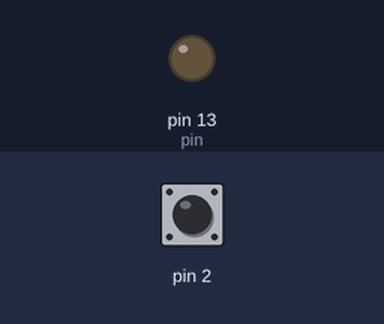
The sketch below on a simulated Arduino Uno, built with avr-gcc and run on an emulated ATmega328P. On the bench: output pins drawn as LEDs (lit = HIGH). Dashed ring = blinking. The test bench sets the inputs (shaded band); at power-on: pin 2 HIGH. What the sketch prints to the serial monitor is not drawn.

Above: at 1.2 s.
1.3 s: pin 2 driven LOW
At 2.3 s:
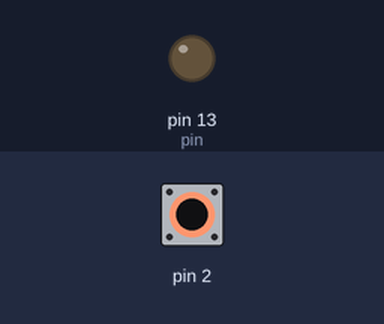
2.8 s: pin 2 pulsed HIGH 5 times (0.12 s each, 0.3 s apart)
At 3.4 s:
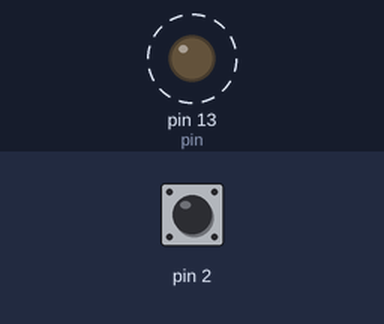
5.8 s: pin 2 pulsed HIGH 2 times (0.12 s each, 0.3 s apart)
At 6.5 s:
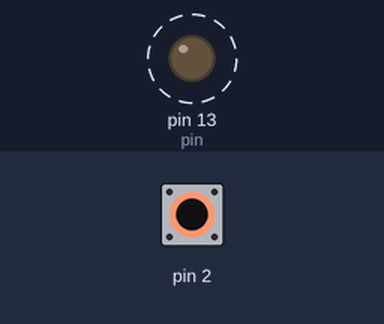
Timing chart, 0 to 8.8 s (numbered marks = the images above; inputs shaded):
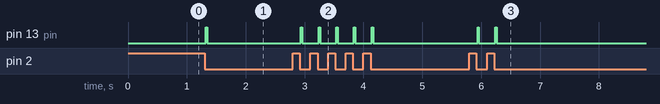

Measured:
- after the input at 1.3 s, pin 13 (pin): LOW → HIGH at once, → LOW 0.02 s later
- after the input at 2.8 s, pin 13 (pin): alternates HIGH for 0.02 s and LOW for 0.28 s, 10 changes in all, then stays LOW, starting after 0.14 s
- after the input at 5.8 s, pin 13 (pin): alternates HIGH for 0.02 s and LOW for 0.28 s, 4 changes in all, then stays LOW, starting after 0.14 s

The sketch:

LAB5-1.ino
```cpp
int pin = 13;
void setup()
{
  Serial.begin(9600);
  pinMode(pin, OUTPUT);
  attachInterrupt(0, blink, FALLING);
  // เลข 1 คือ Interrupt หมายเลข 1 จะอยู่ที่ ขา3
  // blink คือ ชื่อฟังชันที่จะให้ไปทำ
  // RISING คือ ถ้าขา3 มีการเปลี่ยนสถานะจาก LOW เป็น HIGH ให้ทำในฟังก์ชั่น blink
}
void loop()
{
  digitalWrite(pin, LOW);
  Serial.println("LED OFF");
}
void blink()
{
  Serial.println("Interrupt");
  Serial.println("LED ON");
  digitalWrite(pin, HIGH);
  delay(5000);
}
```
